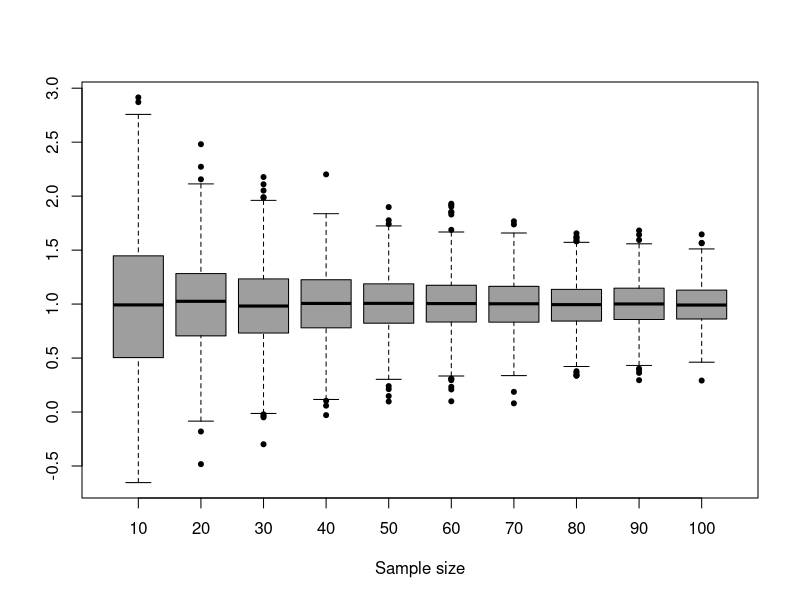
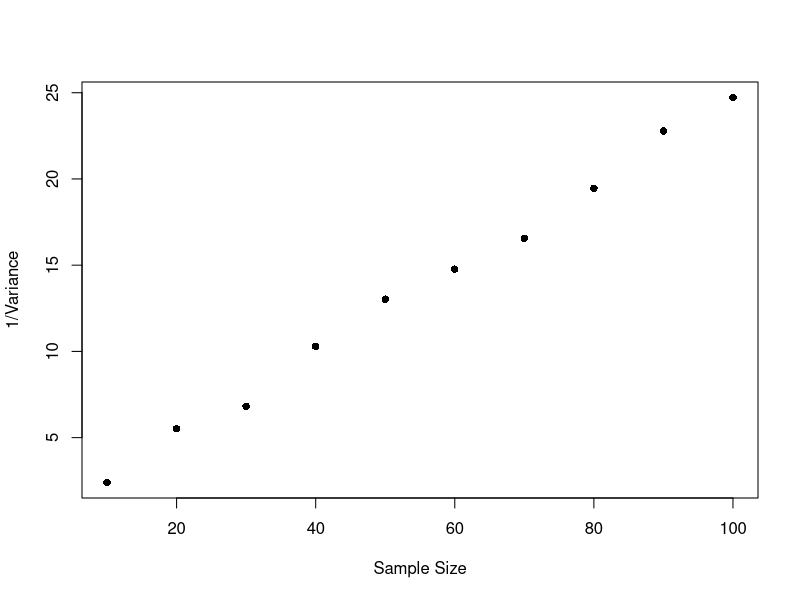

Write the R code that produced these figures, in order. (Note: this script raises an error after producing the figures.)
#ST1050 Assignment 6 

#Question 1 (2018-2019 Exam Question 2)
#Please use set.seed(1) before running your R code.
#1. Compute values of the sample means of 1000 samples of size N=10 
    #from the Normal distribution with mean=1 and sd=2. Store these 1000 values in a vector. 
    #Repeat this process for other batches of 1000 samples of size N, 
    #where N is successively in (20,30,40...,100). Store the full dataset, including the N=10 values, 
    #in a matrix with 1000 rows and 10 columns.


set.seed(1) 
M=1000
N=10
all_N = seq(10,100,by=10)
my_matrix = matrix(NA,nrow=M,ncol=N)
for(i in 1:N){
  n = all_N[i]
  for(j in 1:M){
    x = rnorm(n=n,mean=1,sd=2)
    my_matrix[j,i] = mean(x)
  } 
}
#nested for loop to get through values quicker
#matrix now filled with those random numbers

#2. Use the dataset in (a) to generate a single plot showing boxplots of the 
    #sample mean values as a function of the sample size N.


boxplot(my_matrix, names=all_N, pch=20, col=8, xlab='Sample size')



#3. For each N, compute the variance of the sample of 1000 mean values. 
    #Plot the reciprocal of these variances as a function of a sample size. 
    #Based on the data, propose a theoretical formula for the variance of the 
    #sample mean as a function of the sample size and the population variance. 
    #Add a line on your plot to show your proposed theoretical formula.




Sample_var=apply(my_matrix,2,var)
#find variance of columns
plot(all_N,1/Sample_var,xlab="Sample Size",ylab="1/Variance",pch=16) 
sd=2
#see sd from above
lines(xlabels, xlabels/sd^2, col=2)





#Question 2
#1. Calculate the probability that a man is shorter than 66 inches, 
    #assuming that men’s heights are normally distributed with a mean 
    #of 70 inches and a standard deviation of 3 inches.

pnorm(66,mean=70,sd=3)

#2. Recall: Given a probability p and a distribution, 
    #you want to determine the corresponding quantile for p: 
    #the value x such that P (X ≤ x) = p. qnorm is the quantile 
    #function for the Normal distribution.
    #Find a positive number z so that the area under the standard 
    #normal curve between -z and z is 0.95.

qnorm(0.975)
#2.5 on one side, 2.5 on the other

#3. Draw the well-known bell curve of 
    #standard normal distribution.

x=seq(-4,4,0.1)
plot(x,dnorm(x),type='l')

#4. Calculate the probability of getting 25 or 
    #less heads from a 52 tosses of a coin.

pbinom(25,52,0.5)
#50% chance getting either H or T
#Binomial - success or failure